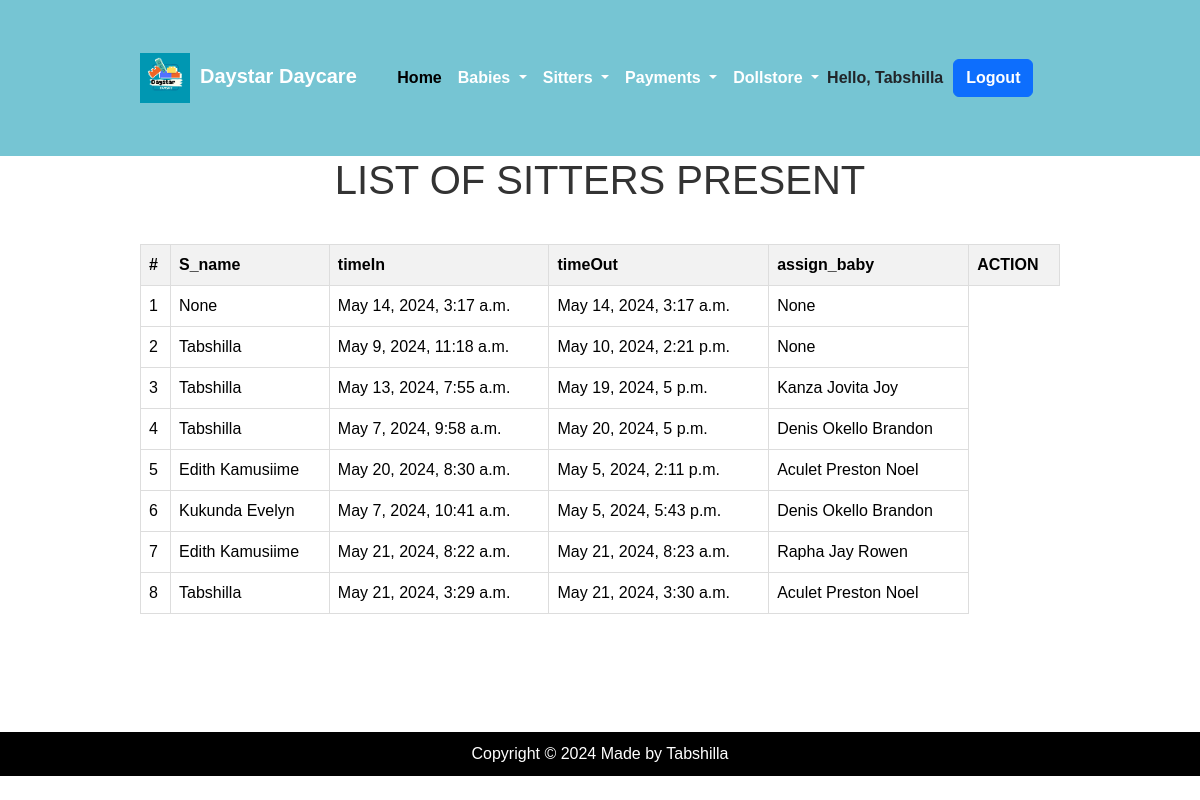
/present_sitters/ (signed in), run on the app's committed database.
### DaystarApp/models.py (models this page shows, shortened)
class SitterAttendance(models.Model):
    S_name = models.ForeignKey(Sitter, on_delete=models.CASCADE,null=True, blank=True)
    assign_baby =  models.ForeignKey(BabyReg, on_delete=models.CASCADE,null=True, blank=True)
    timeIn = models.DateTimeField(auto_now_add=True)
    timeOut = models.DateTimeField(null=True,blank=True)

class Sitter(models.Model):
    RELIGION_CHOICES = (
        ('Christian', 'Christian'),
        ('Muslim', 'Muslim'),
        ('Other', 'Other'),
    )
    EDUCATION_LEVEL_CHOICES = (
        ('Primary', 'Primary'),
        ('Secondary', 'Secondary'),
        ('University', 'University'),
    )
    S_name = models.CharField(max_length=200,null=True,blank=True)
    gender = models.CharField(choices=[('female', 'female'),('male','male')], max_length=100, null=False)
    dob = models.DateTimeField()
    location = models.CharField(max_length=200, default="Kabalaga")
    next_of_kin = models.CharField(max_length=200)
    recommenders_name = models.CharField(max_length=200)
    religion = models.CharField(max_length=100, choices=RELIGION_CHOICES, blank=True)
    NIN = models.CharField(max_length=30, unique=True)
    education_level = models.CharField(max_length=200, choices=EDUCATION_LEVEL_CHOICES)
    sitter_number = models.CharField(max_length=200, unique=True)
    contact = models.IntegerField(null= True)
    def __str__(self):
        return self.S_name

class BabyReg(models.Model):
    B_name = models.CharField(max_length=100,null=True, blank=True)
    age = models.CharField(max_length=100,null=True, blank=True)
    gender = models.CharField(choices=[('female', 'female'),('male','male')], max_length=100, null=False)
    location = models.CharField(max_length=100,null=True,)
    mothers_name = models.CharField(max_length=100, null=True, blank=True)
    fathers_name = models.CharField(max_length=100, null=True, blank=True)
    mothers_phone = models.IntegerField(null=True, blank=True)
    fathers_phone = models.IntegerField(null=True, blank=True)
    B_number = models.IntegerField(null=True, blank=True)
    def __str__(self):
        return self.B_name

### DaystarApp/views.py (the view)
# urls.py: path('present_sitters/', views.present_sitters, name='present_sitters'),
def present_sitters(request):
    attendance_list = SitterAttendance.objects.all()
    return render(request, 'DaystarApp/presentsitters.html', {'attendance_list': attendance_list})

### DaystarApp/templates/DaystarApp/presentsitters.html (shortened to what this page needs)
{% extends "DaystarApp/base.html" %}
{% block content  %}
<h1>LIST OF SITTERS PRESENT
</h1>
<div class="container-fluid">
<table class="table">
    <thead>
      <tr>
        <th>#</th>
        <th scope="col">S_name</th>
        <th scope="col">timeIn</th>
        <th scope="col">timeOut</th>
        <th scope="col">assign_baby</th>
        <th scope='col'>ACTION</th>
      </tr>
    </thead>
    <tbody>
        {% for Sitter in attendance_list %}
      <tr>
        <td style="padding: 8px; text-align: left; border-bottom: 1px solid #ddd;">{{ forloop.counter }} </td>
        <td>{{ Sitter.S_name }}</td>
        <td>{{ Sitter.timeIn }}</td>
        <td>{{ Sitter.timeOut }}</td>
        <td>{{ Sitter.assign_baby }}</td>
      </tr>
      {% endfor %}
    </tbody>
  </table>
{% endblock %}

### DaystarApp/templates/DaystarApp/base.html (shortened to what this page needs)
{% load static %}
<!DOCTYPE html>
<html lang="en">
<head>
</head>
<link href="https://cdn.jsdelivr.net/npm/bootstrap@5.3.3/dist/css/bootstrap.min.css" rel="stylesheet"
 />
<link rel="stylesheet" href="{% static 'DaystarApp/css/style.css' %}">
<link rel="stylesheet" href="https://cdnjs.cloudflare.com/ajax/libs/font-awesome/6.0.0-beta3/css/all.min.css">
<body>
    <nav class="navbar navbar-expand-lg " style="background-color: #76c5d3;">
      <div class="container-fluid">
          <a class="navbar-brand" href="{% url 'about' %}"><img src="{% static 'DaystarLogo.png' %}" alt="Daystar Image" style=" height: 50px; width: auto; margin-right: 10px;"><strong style="color: white;">Daystar Daycare </strong></a>
          {% if user.is_authenticated %}
          <div class="collapse navbar-collapse justify-content-center" id="navbarSupportedContent">
              <ul class="navbar-nav mb-2 mb-lg-0">
                  <li class="nav-item">
                      <a class="nav-link active" aria-current="page" href="{% url 'home' %}"><strong>Home</strong></a>
                  </li>
                  <li class="nav-item dropdown">
                      <a class="nav-link dropdown-toggle" href="#" role="button" data-bs-toggle="dropdown" aria-expanded="false">
                          <strong>Babies</strong>
                      </a>
                  </li>
                  <li class="nav-item dropdown">
                      <a class="nav-link dropdown-toggle" href="#" role="button" data-bs-toggle="dropdown" aria-expanded="false">
                          <strong>Sitters</strong>
                      </a>
                  </li>
                  <li class="nav-item dropdown">
                      <a class="nav-link dropdown-toggle" href="#" role="button" data-bs-toggle="dropdown" aria-expanded="false">
                          <strong>Payments</strong>
                      </a>
                  </li>
                  <li class="nav-item dropdown">
                      <a class="nav-link dropdown-toggle" href="#" role="button" data-bs-toggle="dropdown" aria-expanded="false">
                          <strong>Dollstore</strong>
                      </a>
                  </li>
              </ul>
              <div class="d-flex align-items-center">
                  <span class="hello-msg"><strong>Hello, {{ request.user }}</strong> </span>
                  <span><a class="btn btn-primary hello-msg" href="{% url 'logout' %}"><strong>Logout</strong></a></span>
              </div>
          </div>
      </div>
      {% endif %}
  </nav>
  <main>
      {% block content %}
      {% endblock %}
    </main>
    <footer class="mt-auto mb-4">
      <div class="text-center">
        <span>Copyright &copy; <script>document.write(new Date().getFullYear())</script> Made by Tabshilla</span>
      </div>
    </footer>
  </body>
  </html>

### DaystarApp/static/DaystarApp/css/style.css (style rules this page uses)
.table { width: 100%; border-collapse: collapse; }
.table th, .table td { padding: 8px; text-align: left; border-bottom: 1px solid #ddd; }
.table th { background-color: #f2f2f2; font-weight: bold; }
.table tbody tr:nth-child(even) { background-color: #f2f2f2; }
.table th, .table td { padding: 8px; text-align: left; border: 1px solid #ddd; }

### DaystarApp/templates/DaystarApp/base.html (style rules this page uses)
body { display: flex; flex-direction: column; min-height: 100vh; }
main { flex: 1; }
footer { background-color: black; color: white; padding: 10px 0; text-align: center; width: 100%; }
.navbar { background-color: #76c5d3; }
.navbar-brand { color: white; font-weight: bold; }
.nav-link { color: white; font-weight: bold; }
.hello-msg { margin-right: 10px; }

### DaystarApp/templates/DaystarApp/presentsitters.html (style rules this page uses)
body { font-family: Arial, sans-serif; }
h1 { color: #333; text-align: center; }
.container-fluid { margin: 20px auto; padding: 20px; width: 80%; }
table { width: 100%; border-collapse: collapse; }
th, td { padding: 10px; text-align: left; border-bottom: 1px solid #ddd; }
th { background-color: #f2f2f2; }
tr:nth-child(even) { background-color: #f2f2f2; }
th, td { white-space: nowrap; }

### data on the page
SitterAttendance: S_name "None", timeIn "May 14, 2024, 3:17 a.m.", timeOut "May 14, 2024, 3:17 a.m.", assign_baby "None"
SitterAttendance: S_name "Tabshilla", timeIn "May 9, 2024, 11:18 a.m.", timeOut "May 10, 2024, 2:21 p.m.", assign_baby "None"
SitterAttendance: S_name "Tabshilla", timeIn "May 13, 2024, 7:55 a.m.", timeOut "May 19, 2024, 5 p.m.", assign_baby "Kanza Jovita Joy"
SitterAttendance: S_name "Tabshilla", timeIn "May 7, 2024, 9:58 a.m.", timeOut "May 20, 2024, 5 p.m.", assign_baby "Denis Okello Brandon"
SitterAttendance: S_name "Edith Kamusiime", timeIn "May 20, 2024, 8:30 a.m.", timeOut "May 5, 2024, 2:11 p.m.", assign_baby "Aculet Preston Noel"
SitterAttendance: S_name "Kukunda Evelyn", timeIn "May 7, 2024, 10:41 a.m.", timeOut "May 5, 2024, 5:43 p.m.", assign_baby "Denis Okello Brandon"
SitterAttendance: S_name "Edith Kamusiime", timeIn "May 21, 2024, 8:22 a.m.", timeOut "May 21, 2024, 8:23 a.m.", assign_baby "Rapha Jay Rowen"
SitterAttendance: S_name "Tabshilla", timeIn "May 21, 2024, 3:29 a.m.", timeOut "May 21, 2024, 3:30 a.m.", assign_baby "Aculet Preston Noel"

### other printed values
{{ request.user }} "Tabshilla"
